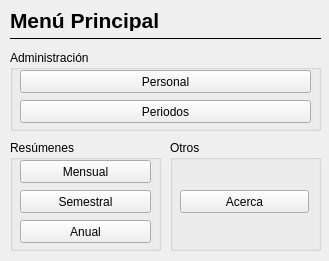
<?xml version="1.0" encoding="UTF-8"?>
<ui version="4.0">
 <class>MainWindow</class>
 <widget class="QMainWindow" name="MainWindow">
  <property name="geometry">
   <rect>
    <x>0</x>
    <y>0</y>
    <width>329</width>
    <height>261</height>
   </rect>
  </property>
  <property name="minimumSize">
   <size>
    <width>329</width>
    <height>261</height>
   </size>
  </property>
  <property name="maximumSize">
   <size>
    <width>329</width>
    <height>261</height>
   </size>
  </property>
  <property name="windowTitle">
   <string>Menú principal</string>
  </property>
  <property name="windowIcon">
   <iconset>
    <normaloff>:/icons/graphics/icon.ico</normaloff>:/icons/graphics/icon.ico</iconset>
  </property>
  <widget class="QWidget" name="centralwidget">
   <widget class="QLabel" name="label">
    <property name="geometry">
     <rect>
      <x>10</x>
      <y>10</y>
      <width>161</width>
      <height>21</height>
     </rect>
    </property>
    <property name="font">
     <font>
      <family>MS Shell Dlg 2</family>
      <pointsize>16</pointsize>
      <weight>75</weight>
      <bold>true</bold>
     </font>
    </property>
    <property name="text">
     <string>Menú Principal</string>
    </property>
   </widget>
   <widget class="QGroupBox" name="groupBox_2">
    <property name="geometry">
     <rect>
      <x>10</x>
      <y>50</y>
      <width>311</width>
      <height>81</height>
     </rect>
    </property>
    <property name="title">
     <string>Administración</string>
    </property>
    <widget class="QPushButton" name="administrarPersonal">
     <property name="geometry">
      <rect>
       <x>10</x>
       <y>20</y>
       <width>291</width>
       <height>23</height>
      </rect>
     </property>
     <property name="text">
      <string>Personal</string>
     </property>
    </widget>
    <widget class="QPushButton" name="administrarPeriodos">
     <property name="geometry">
      <rect>
       <x>10</x>
       <y>50</y>
       <width>291</width>
       <height>23</height>
      </rect>
     </property>
     <property name="text">
      <string>Periodos</string>
     </property>
    </widget>
   </widget>
   <widget class="Line" name="line">
    <property name="geometry">
     <rect>
      <x>10</x>
      <y>30</y>
      <width>311</width>
      <height>16</height>
     </rect>
    </property>
    <property name="frameShadow">
     <enum>QFrame::Plain</enum>
    </property>
    <property name="orientation">
     <enum>Qt::Horizontal</enum>
    </property>
   </widget>
   <widget class="QGroupBox" name="groupBox_3">
    <property name="geometry">
     <rect>
      <x>170</x>
      <y>140</y>
      <width>151</width>
      <height>111</height>
     </rect>
    </property>
    <property name="title">
     <string>Otros</string>
    </property>
    <widget class="QPushButton" name="acerca">
     <property name="geometry">
      <rect>
       <x>10</x>
       <y>50</y>
       <width>129</width>
       <height>23</height>
      </rect>
     </property>
     <property name="text">
      <string>Acerca</string>
     </property>
    </widget>
   </widget>
   <widget class="QGroupBox" name="groupBox_4">
    <property name="geometry">
     <rect>
      <x>10</x>
      <y>140</y>
      <width>151</width>
      <height>111</height>
     </rect>
    </property>
    <property name="title">
     <string>Resúmenes</string>
    </property>
    <widget class="QPushButton" name="resMensual">
     <property name="geometry">
      <rect>
       <x>10</x>
       <y>20</y>
       <width>131</width>
       <height>23</height>
      </rect>
     </property>
     <property name="text">
      <string>Mensual</string>
     </property>
    </widget>
    <widget class="QPushButton" name="resSemestral">
     <property name="geometry">
      <rect>
       <x>10</x>
       <y>50</y>
       <width>131</width>
       <height>23</height>
      </rect>
     </property>
     <property name="text">
      <string>Semestral</string>
     </property>
    </widget>
    <widget class="QPushButton" name="resAnual">
     <property name="geometry">
      <rect>
       <x>10</x>
       <y>80</y>
       <width>131</width>
       <height>23</height>
      </rect>
     </property>
     <property name="text">
      <string>Anual</string>
     </property>
    </widget>
   </widget>
  </widget>
 </widget>
 <resources>
  <include location="../main.qrc"/>
 </resources>
 <connections/>
</ui>
